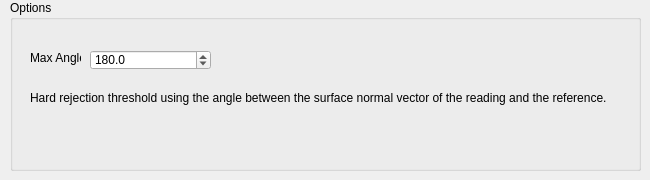
       <widget class="QWidget" name="SurfaceOutlier">
        <widget class="QGroupBox" name="groupBox_18">
         <property name="geometry">
          <rect>
           <x>10</x>
           <y>0</y>
           <width>631</width>
           <height>171</height>
          </rect>
         </property>
         <property name="title">
          <string>Options</string>
         </property>
         <widget class="QLabel" name="surfaceOutlierAngleTitle">
          <property name="geometry">
           <rect>
            <x>20</x>
            <y>50</y>
            <width>51</width>
            <height>16</height>
           </rect>
          </property>
          <property name="text">
           <string>Max Angle</string>
          </property>
         </widget>
         <widget class="QDoubleSpinBox" name="surfaceOutlierAngle">
          <property name="geometry">
           <rect>
            <x>80</x>
            <y>50</y>
            <width>121</width>
            <height>20</height>
           </rect>
          </property>
          <property name="suffix">
           <string/>
          </property>
          <property name="decimals">
           <number>1</number>
          </property>
          <property name="minimum">
           <double>0.100000000000000</double>
          </property>
          <property name="maximum">
           <double>360.000000000000000</double>
          </property>
          <property name="singleStep">
           <double>1.000000000000000</double>
          </property>
          <property name="value">
           <double>180.000000000000000</double>
          </property>
         </widget>
         <widget class="QLabel" name="label_8">
          <property name="geometry">
           <rect>
            <x>20</x>
            <y>90</y>
            <width>601</width>
            <height>16</height>
           </rect>
          </property>
          <property name="text">
           <string>Hard rejection threshold using the angle between the surface normal vector of the reading and the reference.</string>
          </property>
         </widget>
        </widget>
       </widget>
